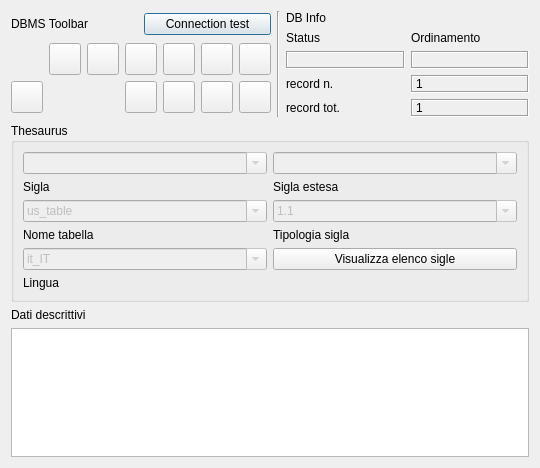
<?xml version='1.0' encoding='UTF-8'?>
<ui version="4.0">
 <class>DialogThesaurus</class>
 <widget class="QDialog" name="DialogThesaurus">
  <property name="geometry">
   <rect>
    <x>0</x>
    <y>0</y>
    <width>540</width>
    <height>468</height>
   </rect>
  </property>
  <property name="minimumSize">
   <size>
    <width>540</width>
    <height>400</height>
   </size>
  </property>
  <property name="windowTitle">
   <string>HFF_system Gestione Beni culturali - Thesaurus</string>
  </property>
  <property name="windowIcon">
   <iconset resource="../../resources/hff_resources.qrc">
    <normaloff>:/icons/iconSite.png</normaloff>:/icons/iconSite.png</iconset>
  </property>
  <layout class="QGridLayout" name="gridLayout_7">
   <item row="0" column="0" colspan="3">
    <layout class="QHBoxLayout" name="horizontalLayout">
     <item>
      <layout class="QGridLayout" name="gridLayout_2">
       <item row="0" column="0">
        <widget class="QLabel" name="label_29">
         <property name="text">
          <string>DBMS Toolbar</string>
         </property>
        </widget>
       </item>
       <item row="0" column="1">
        <widget class="QPushButton" name="pushButton_connect">
         <property name="text">
          <string>Connection test</string>
         </property>
        </widget>
       </item>
       <item row="1" column="0" colspan="2">
        <layout class="QGridLayout" name="gridLayout">
         <item row="0" column="5">
          <widget class="QPushButton" name="pushButton_first_rec">
           <property name="toolTip">
            <string>First rec</string>
           </property>
           <property name="text">
            <string />
           </property>
           <property name="icon">
            <iconset resource="../../resources/hff_resources.qrc">
             <normaloff>:/icons/5_leftArrows.png</normaloff>:/icons/5_leftArrows.png</iconset>
           </property>
          <property name="iconSize"><size><width>24</width><height>24</height></size></property><property name="minimumSize"><size><width>32</width><height>32</height></size></property><property name="maximumSize"><size><width>32</width><height>32</height></size></property></widget>
         </item>
         <item row="0" column="7">
          <widget class="QPushButton" name="pushButton_next_rec">
           <property name="toolTip">
            <string>Next rec</string>
           </property>
           <property name="text">
            <string />
           </property>
           <property name="icon">
            <iconset resource="../../resources/hff_resources.qrc">
             <normaloff>:/icons/6_rightArrow.png</normaloff>:/icons/6_rightArrow.png</iconset>
           </property>
          <property name="iconSize"><size><width>24</width><height>24</height></size></property><property name="minimumSize"><size><width>32</width><height>32</height></size></property><property name="maximumSize"><size><width>32</width><height>32</height></size></property></widget>
         </item>
         <item row="0" column="8">
          <widget class="QPushButton" name="pushButton_last_rec">
           <property name="toolTip">
            <string>Last rec</string>
           </property>
           <property name="text">
            <string />
           </property>
           <property name="icon">
            <iconset resource="../../resources/hff_resources.qrc">
             <normaloff>:/icons/7_rightArrows.png</normaloff>:/icons/7_rightArrows.png</iconset>
           </property>
          <property name="iconSize"><size><width>24</width><height>24</height></size></property><property name="minimumSize"><size><width>32</width><height>32</height></size></property><property name="maximumSize"><size><width>32</width><height>32</height></size></property></widget>
         </item>
         <item row="0" column="9">
          <widget class="QPushButton" name="pushButton_new_rec">
           <property name="toolTip">
            <string>New record</string>
           </property>
           <property name="text">
            <string />
           </property>
           <property name="icon">
            <iconset resource="../../resources/hff_resources.qrc">
             <normaloff>:/icons/newrec.png</normaloff>:/icons/newrec.png</iconset>
           </property>
          <property name="iconSize"><size><width>24</width><height>24</height></size></property><property name="minimumSize"><size><width>32</width><height>32</height></size></property><property name="maximumSize"><size><width>32</width><height>32</height></size></property></widget>
         </item>
         <item row="0" column="10">
          <widget class="QPushButton" name="pushButton_save">
           <property name="toolTip">
            <string>Save</string>
           </property>
           <property name="text">
            <string />
           </property>
           <property name="icon">
            <iconset resource="../../resources/hff_resources.qrc">
             <normaloff>:/icons/b_save.png</normaloff>:/icons/b_save.png</iconset>
           </property>
           <property name="autoDefault">
            <bool>false</bool>
           </property>
          <property name="iconSize"><size><width>24</width><height>24</height></size></property><property name="minimumSize"><size><width>32</width><height>32</height></size></property><property name="maximumSize"><size><width>32</width><height>32</height></size></property></widget>
         </item>
         <item row="1" column="7">
          <widget class="QPushButton" name="pushButton_new_search">
           <property name="toolTip">
            <string>new search</string>
           </property>
           <property name="text">
            <string />
           </property>
           <property name="icon">
            <iconset resource="../../resources/hff_resources.qrc">
             <normaloff>:/icons/new_search.png</normaloff>:/icons/new_search.png</iconset>
           </property>
          <property name="iconSize"><size><width>24</width><height>24</height></size></property><property name="minimumSize"><size><width>32</width><height>32</height></size></property><property name="maximumSize"><size><width>32</width><height>32</height></size></property></widget>
         </item>
         <item row="1" column="8">
          <widget class="QPushButton" name="pushButton_search_go">
           <property name="toolTip">
            <string>search !!!</string>
           </property>
           <property name="text">
            <string />
           </property>
           <property name="icon">
            <iconset resource="../../resources/hff_resources.qrc">
             <normaloff>:/icons/search.png</normaloff>:/icons/search.png</iconset>
           </property>
          <property name="iconSize"><size><width>24</width><height>24</height></size></property><property name="minimumSize"><size><width>32</width><height>32</height></size></property><property name="maximumSize"><size><width>32</width><height>32</height></size></property></widget>
         </item>
         <item row="1" column="9">
          <widget class="QPushButton" name="pushButton_sort">
           <property name="toolTip">
            <string>Order by</string>
           </property>
           <property name="text">
            <string />
           </property>
           <property name="icon">
            <iconset resource="../../resources/hff_resources.qrc">
             <normaloff>:/icons/sort.png</normaloff>:/icons/sort.png</iconset>
           </property>
          <property name="iconSize"><size><width>24</width><height>24</height></size></property><property name="minimumSize"><size><width>32</width><height>32</height></size></property><property name="maximumSize"><size><width>32</width><height>32</height></size></property></widget>
         </item>
         <item row="1" column="10">
          <widget class="QPushButton" name="pushButton_view_all">
           <property name="toolTip">
            <string>View alls records</string>
           </property>
           <property name="text">
            <string />
           </property>
           <property name="icon">
            <iconset resource="../../resources/hff_resources.qrc">
             <normaloff>:/icons/view_all.png</normaloff>:/icons/view_all.png</iconset>
           </property>
          <property name="iconSize"><size><width>24</width><height>24</height></size></property><property name="minimumSize"><size><width>32</width><height>32</height></size></property><property name="maximumSize"><size><width>32</width><height>32</height></size></property></widget>
         </item>
         <item row="1" column="2">
          <widget class="QPushButton" name="pushButton_delete">
           <property name="enabled">
            <bool>true</bool>
           </property>
           <property name="toolTip">
            <string>Delete record</string>
           </property>
           <property name="text">
            <string />
           </property>
           <property name="icon">
            <iconset resource="../../resources/hff_resources.qrc">
             <normaloff>:/icons/delete.png</normaloff>:/icons/delete.png</iconset>
           </property>
          <property name="iconSize"><size><width>24</width><height>24</height></size></property><property name="minimumSize"><size><width>32</width><height>32</height></size></property><property name="maximumSize"><size><width>32</width><height>32</height></size></property></widget>
         </item>
         <item row="0" column="6">
          <widget class="QPushButton" name="pushButton_prev_rec">
           <property name="toolTip">
            <string>Prev rec</string>
           </property>
           <property name="text">
            <string />
           </property>
           <property name="icon">
            <iconset resource="../../resources/hff_resources.qrc">
             <normaloff>:/icons/4_leftArrow.png</normaloff>:/icons/4_leftArrow.png</iconset>
           </property>
          <property name="iconSize"><size><width>24</width><height>24</height></size></property><property name="minimumSize"><size><width>32</width><height>32</height></size></property><property name="maximumSize"><size><width>32</width><height>32</height></size></property></widget>
         </item>
        </layout>
       </item>
      </layout>
     </item>
     <item>
      <widget class="Line" name="line_6">
       <property name="orientation">
        <enum>Qt::Vertical</enum>
       </property>
      </widget>
     </item>
     <item>
      <layout class="QGridLayout" name="gridLayout_5">
       <item row="0" column="0">
        <widget class="QLabel" name="label_42">
         <property name="autoFillBackground">
          <bool>true</bool>
         </property>
         <property name="text">
          <string>DB Info</string>
         </property>
        </widget>
       </item>
       <item row="1" column="0">
        <layout class="QGridLayout" name="gridLayout_4">
         <item row="0" column="1">
          <widget class="QLabel" name="label_43">
           <property name="text">
            <string>Ordinamento</string>
           </property>
           <property name="margin">
            <number>0</number>
           </property>
          </widget>
         </item>
         <item row="1" column="0">
          <widget class="QLabel" name="label_status">
           <property name="minimumSize">
            <size>
             <width>40</width>
             <height>0</height>
            </size>
           </property>
           <property name="cursor">
            <cursorShape>ForbiddenCursor</cursorShape>
           </property>
           <property name="mouseTracking">
            <bool>false</bool>
           </property>
           <property name="contextMenuPolicy">
            <enum>Qt::DefaultContextMenu</enum>
           </property>
           <property name="frameShape">
            <enum>QFrame::Box</enum>
           </property>
           <property name="frameShadow">
            <enum>QFrame::Sunken</enum>
           </property>
           <property name="text">
            <string />
           </property>
           <property name="alignment">
            <set>Qt::AlignCenter</set>
           </property>
           <property name="margin">
            <number>0</number>
           </property>
          </widget>
         </item>
         <item row="1" column="1">
          <widget class="QLabel" name="label_sort">
           <property name="cursor">
            <cursorShape>ForbiddenCursor</cursorShape>
           </property>
           <property name="mouseTracking">
            <bool>false</bool>
           </property>
           <property name="contextMenuPolicy">
            <enum>Qt::DefaultContextMenu</enum>
           </property>
           <property name="frameShape">
            <enum>QFrame::Box</enum>
           </property>
           <property name="frameShadow">
            <enum>QFrame::Sunken</enum>
           </property>
           <property name="text">
            <string />
           </property>
           <property name="alignment">
            <set>Qt::AlignCenter</set>
           </property>
           <property name="margin">
            <number>0</number>
           </property>
          </widget>
         </item>
         <item row="0" column="0">
          <widget class="QLabel" name="label_34">
           <property name="text">
            <string>Status</string>
           </property>
           <property name="margin">
            <number>0</number>
           </property>
          </widget>
         </item>
        </layout>
       </item>
       <item row="2" column="0">
        <layout class="QGridLayout" name="gridLayout_3">
         <item row="0" column="0">
          <widget class="QLabel" name="label_27">
           <property name="text">
            <string>record n.</string>
           </property>
           <property name="margin">
            <number>0</number>
           </property>
          </widget>
         </item>
         <item row="0" column="1">
          <widget class="QLabel" name="label_rec_corrente">
           <property name="cursor">
            <cursorShape>ForbiddenCursor</cursorShape>
           </property>
           <property name="mouseTracking">
            <bool>false</bool>
           </property>
           <property name="contextMenuPolicy">
            <enum>Qt::DefaultContextMenu</enum>
           </property>
           <property name="frameShape">
            <enum>QFrame::Box</enum>
           </property>
           <property name="frameShadow">
            <enum>QFrame::Sunken</enum>
           </property>
           <property name="text">
            <string>1</string>
           </property>
          </widget>
         </item>
         <item row="1" column="0">
          <widget class="QLabel" name="label_28">
           <property name="text">
            <string>record tot.</string>
           </property>
           <property name="margin">
            <number>0</number>
           </property>
          </widget>
         </item>
         <item row="1" column="1">
          <widget class="QLabel" name="label_rec_tot">
           <property name="cursor">
            <cursorShape>ForbiddenCursor</cursorShape>
           </property>
           <property name="mouseTracking">
            <bool>false</bool>
           </property>
           <property name="contextMenuPolicy">
            <enum>Qt::DefaultContextMenu</enum>
           </property>
           <property name="frameShape">
            <enum>QFrame::Box</enum>
           </property>
           <property name="frameShadow">
            <enum>QFrame::Sunken</enum>
           </property>
           <property name="text">
            <string>1</string>
           </property>
          </widget>
         </item>
        </layout>
       </item>
      </layout>
     </item>
    </layout>
   </item>
   <item row="1" column="0" colspan="3">
    <widget class="QgsCollapsibleGroupBox" name="groupBox">
     <property name="title">
      <string>Thesaurus</string>
     </property>
     <layout class="QGridLayout" name="gridLayout_6">
      <item row="5" column="1">
       <widget class="QLabel" name="label_3">
        <property name="text">
         <string>Lingua</string>
        </property>
       </widget>
      </item>
      <item row="1" column="2">
       <widget class="QLabel" name="label_2">
        <property name="text">
         <string>Sigla estesa</string>
        </property>
       </widget>
      </item>
      <item row="2" column="1">
       <widget class="QComboBox" name="comboBox_nome_tabella">
        <property name="enabled">
         <bool>false</bool>
        </property>
        <property name="minimumSize">
         <size>
          <width>100</width>
          <height>0</height>
         </size>
        </property>
        <property name="mouseTracking">
         <bool>true</bool>
        </property>
        <property name="toolTip">
         <string />
        </property>
        <property name="editable">
         <bool>true</bool>
        </property>
        <property name="maxVisibleItems">
         <number>99999</number>
        </property>
        <property name="maxCount">
         <number>2147483647</number>
        </property>
        <item>
         <property name="text">
          <string>us_table</string>
         </property>
        </item>
        <item>
         <property name="text">
          <string>site_table</string>
         </property>
        </item>
        <item>
         <property name="text">
          <string>struttura_table</string>
         </property>
        </item>
        <item>
         <property name="text">
          <string>pyunitastratigrafiche</string>
         </property>
        </item>
        <item>
         <property name="text">
          <string>inventario_materiali_table</string>
         </property>
        </item>
       </widget>
      </item>
      <item row="3" column="2">
       <widget class="QLabel" name="label_11">
        <property name="text">
         <string>Tipologia sigla</string>
        </property>
       </widget>
      </item>
      <item row="3" column="1">
       <widget class="QLabel" name="label_10">
        <property name="text">
         <string>Nome tabella</string>
        </property>
       </widget>
      </item>
      <item row="0" column="1">
       <widget class="QComboBox" name="comboBox_sigla">
        <property name="enabled">
         <bool>false</bool>
        </property>
        <property name="minimumSize">
         <size>
          <width>100</width>
          <height>0</height>
         </size>
        </property>
        <property name="mouseTracking">
         <bool>true</bool>
        </property>
        <property name="editable">
         <bool>true</bool>
        </property>
        <property name="maxVisibleItems">
         <number>99999</number>
        </property>
        <property name="maxCount">
         <number>2147483647</number>
        </property>
       </widget>
      </item>
      <item row="0" column="2">
       <widget class="QComboBox" name="comboBox_sigla_estesa">
        <property name="enabled">
         <bool>false</bool>
        </property>
        <property name="minimumSize">
         <size>
          <width>150</width>
          <height>0</height>
         </size>
        </property>
        <property name="mouseTracking">
         <bool>true</bool>
        </property>
        <property name="editable">
         <bool>true</bool>
        </property>
        <property name="maxVisibleItems">
         <number>99999</number>
        </property>
        <property name="maxCount">
         <number>2147483647</number>
        </property>
       </widget>
      </item>
      <item row="1" column="1">
       <widget class="QLabel" name="label">
        <property name="text">
         <string>Sigla</string>
        </property>
       </widget>
      </item>
      <item row="2" column="2">
       <widget class="QComboBox" name="comboBox_tipologia_sigla">
        <property name="enabled">
         <bool>false</bool>
        </property>
        <property name="minimumSize">
         <size>
          <width>100</width>
          <height>0</height>
         </size>
        </property>
        <property name="mouseTracking">
         <bool>true</bool>
        </property>
        <property name="editable">
         <bool>true</bool>
        </property>
        <property name="maxVisibleItems">
         <number>99999</number>
        </property>
        <property name="maxCount">
         <number>2147483647</number>
        </property>
        <item>
         <property name="text">
          <string>1.1</string>
         </property>
        </item>
        <item>
         <property name="text">
          <string>2.1</string>
         </property>
        </item>
        <item>
         <property name="text">
          <string>2.2</string>
         </property>
        </item>
        <item>
         <property name="text">
          <string>2.3</string>
         </property>
        </item>
        <item>
         <property name="text">
          <string>2.4</string>
         </property>
        </item>
        <item>
         <property name="text">
          <string>2.5</string>
         </property>
        </item>
        <item>
         <property name="text">
          <string>2.6</string>
         </property>
        </item>
        <item>
         <property name="text">
          <string>2.7</string>
         </property>
        </item>
        <item>
         <property name="text">
          <string>3.1</string>
         </property>
        </item>
        <item>
         <property name="text">
          <string>3.2</string>
         </property>
        </item>
        <item>
         <property name="text">
          <string>3.3</string>
         </property>
        </item>
        <item>
         <property name="text">
          <string>3.4</string>
         </property>
        </item>
       </widget>
      </item>
      <item row="4" column="1">
       <widget class="QComboBox" name="comboBox_lingua">
        <property name="enabled">
         <bool>false</bool>
        </property>
        <property name="minimumSize">
         <size>
          <width>100</width>
          <height>0</height>
         </size>
        </property>
        <property name="mouseTracking">
         <bool>true</bool>
        </property>
        <property name="editable">
         <bool>true</bool>
        </property>
        <item>
         <property name="text">
          <string>it_IT</string>
         </property>
        </item>
        <item>
         <property name="text">
          <string>en_US</string>
         </property>
        </item>
       </widget>
      </item>
      <item row="4" column="2">
       <widget class="QPushButton" name="pushButton_sigle">
        <property name="text">
         <string>Visualizza elenco sigle</string>
        </property>
       </widget>
      </item>
     </layout>
    </widget>
   </item>
   <item row="2" column="0" colspan="3">
    <layout class="QVBoxLayout" name="verticalLayout_3">
     <item>
      <widget class="QLabel" name="label_13">
       <property name="text">
        <string>Dati descrittivi</string>
       </property>
      </widget>
     </item>
     <item>
      <widget class="QTextEdit" name="textEdit_descrizione_sigla">
       <property name="minimumSize">
        <size>
         <width>0</width>
         <height>20</height>
        </size>
       </property>
       <property name="maximumSize">
        <size>
         <width>16777215</width>
         <height>16000000</height>
        </size>
       </property>
       </widget>
     </item>
    </layout>
   </item>
  </layout>
 </widget>
 <customwidgets>
  <customwidget>
   <class>QgsCollapsibleGroupBox</class>
   <extends>QGroupBox</extends>
   <header>qgscollapsiblegroupbox.h</header>
   <container>1</container>
  </customwidget>
 </customwidgets>
 <tabstops>
  <tabstop>pushButton_connect</tabstop>
  <tabstop>pushButton_first_rec</tabstop>
  <tabstop>pushButton_prev_rec</tabstop>
  <tabstop>pushButton_next_rec</tabstop>
  <tabstop>pushButton_last_rec</tabstop>
  <tabstop>pushButton_new_rec</tabstop>
  <tabstop>pushButton_save</tabstop>
  <tabstop>pushButton_delete</tabstop>
  <tabstop>pushButton_new_search</tabstop>
  <tabstop>pushButton_search_go</tabstop>
  <tabstop>pushButton_sort</tabstop>
  <tabstop>pushButton_view_all</tabstop>
  <tabstop>groupBox</tabstop>
  <tabstop>comboBox_sigla</tabstop>
  <tabstop>comboBox_sigla_estesa</tabstop>
  <tabstop>comboBox_nome_tabella</tabstop>
  <tabstop>comboBox_tipologia_sigla</tabstop>
  <tabstop>comboBox_lingua</tabstop>
  <tabstop>textEdit_descrizione_sigla</tabstop>
 </tabstops>
 <resources>
  <include location="../../resources/hff_resources.qrc" />
 </resources>
 <connections />
</ui>
